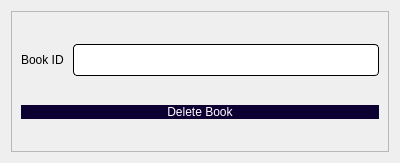
<?xml version="1.0" encoding="UTF-8"?>
<ui version="4.0">
 <class>deleteBook</class>
 <widget class="QDialog" name="deleteBook">
  <property name="geometry">
   <rect>
    <x>0</x>
    <y>0</y>
    <width>400</width>
    <height>163</height>
   </rect>
  </property>
  <property name="windowTitle">
   <string>Dialog</string>
  </property>
  <layout class="QVBoxLayout" name="verticalLayout_2">
   <item>
    <widget class="QFrame" name="frame">
     <property name="frameShape">
      <enum>QFrame::StyledPanel</enum>
     </property>
     <property name="frameShadow">
      <enum>QFrame::Raised</enum>
     </property>
     <layout class="QVBoxLayout" name="verticalLayout">
      <item>
       <layout class="QHBoxLayout" name="horizontalLayout">
        <item>
         <widget class="QLabel" name="label">
          <property name="styleSheet">
           <string notr="true">font: 13pt &quot;Lato&quot;;
color: rgb(0, 0, 0);</string>
          </property>
          <property name="text">
           <string>Book ID </string>
          </property>
         </widget>
        </item>
        <item>
         <widget class="QLineEdit" name="ID">
          <property name="styleSheet">
           <string notr="true">QLineEdit{
	background-color: rgb(255, 255, 255);
	 border: 1px  solid;
     border-radius: 4px;
	font: 24px
}</string>
          </property>
         </widget>
        </item>
       </layout>
      </item>
      <item>
       <layout class="QHBoxLayout" name="horizontalLayout_2">
        <item>
         <widget class="QPushButton" name="deleteBookBtn">
          <property name="styleSheet">
           <string notr="true">QPushButton{
border-radius:15px;
padding : 0 4px;
background: #0c0033;
border -radius:10px;
color: rgb(255, 255, 255);
font: 12pt &quot;Lato Black&quot;;
}
QPushButton:hover:!pressed
{

background:#ababab;
}
QToolButton
{

border-radius:10px;
bacground:red;
color:red;
}

QPushButton:pressed
{
              font-size: 19px;
              transition: 0.9s; 
}</string>
          </property>
          <property name="text">
           <string>Delete Book</string>
          </property>
         </widget>
        </item>
       </layout>
      </item>
     </layout>
    </widget>
   </item>
  </layout>
 </widget>
 <resources/>
 <connections/>
</ui>
